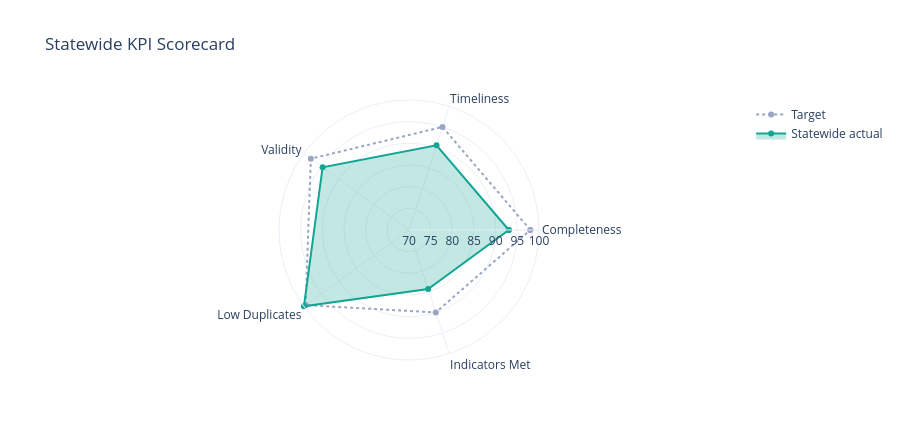

Source (notebook cell):
### Code cell
# Statewide scorecard radar: five quality dimensions normalized 0-100 against targets
radar_metrics = {
    "Completeness":  (submissions.completeness_rate.mean(), 0.98),
    "Timeliness":    (submissions.on_time.mean(), 0.95),
    "Validity":      (1 - submissions.validity_error_rate.mean(), 0.98),
    "Low Duplicates":(1 - min(submissions.duplicate_count.sum() / submissions.records_submitted.sum(), 1), 0.995),
    "Indicators Met":(idea_indicators.met_target.mean(), 0.90),
}
labels = list(radar_metrics.keys())
actual = [radar_metrics[k][0] * 100 for k in labels]
target = [radar_metrics[k][1] * 100 for k in labels]

fig_radar = go.Figure()
fig_radar.add_trace(go.Scatterpolar(r=target + [target[0]], theta=labels + [labels[0]],
                                     name="Target", line=dict(color="#9AA6C3", dash="dot")))
fig_radar.add_trace(go.Scatterpolar(r=actual + [actual[0]], theta=labels + [labels[0]],
                                     name="Statewide actual", fill="toself",
                                     line=dict(color="#12A594"), fillcolor="rgba(18,165,148,0.25)"))
fig_radar.update_layout(template=PLOT_TEMPLATE, height=440, title="Statewide KPI Scorecard",
                         polar=dict(radialaxis=dict(range=[70, 100])))
fig_radar.show()

### Figure 1 — Plotly figure (JSON) as saved in the notebook; plotly's stock layout.template omitted (floating-point values rounded to 4 significant figures)
{"data": [{"line": {"color": "#9AA6C3", "dash": "dot"}, "name": "Target", "r": [98, 95, 98, 99.5, 90, 98], "theta": ["Completeness", "Timeliness", "Validity", "Low Duplicates", "Indicators Met", "Completeness"], "type": "scatterpolar"}, {"fill": "toself", "fillcolor": "rgba(18,165,148,0.25)", "line": {"color": "#12A594"}, "name": "Statewide actual", "r": [93.04, 90.56, 94.64, 99.97, 84.31, 93.04], "theta": ["Completeness", "Timeliness", "Validity", "Low Duplicates", "Indicators Met", "Completeness"], "type": "scatterpolar"}], "layout": {"height": 440, "polar": {"radialaxis": {"range": [70, 100]}}, "title": {"text": "Statewide KPI Scorecard"}}}
